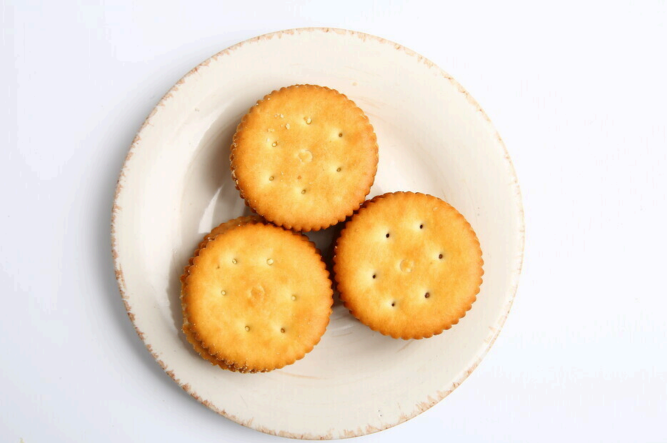
#> input picture images/plate_real.png, 1333 x 886 px (shown at 1/2 size)
$ python task1_hough_circle.py
#> lines starting #> are read from the running program, lines starting #| are printed output that depends on the picture; after the words box and inside, x2 and y2 are one past the last pixel; in counts of white or black regions, pixels touching at a corner belong together
### utils.py
# -*- coding: utf-8 -*-
"""公共小工具：中文路径读写图片、显示窗口、拼图对照。

为什么单独放一个文件？
因为读图、存图、开窗口这几件事每个脚本都要做，
写一遍之后调用，主程序里就只剩下和算法相关的代码，看得更清楚。
"""

import os

import cv2
import numpy as np


def imread_unicode(path, flags=cv2.IMREAD_COLOR):
    """读取图片，支持中文路径。

    cv2.imread 在 Windows 上遇到中文路径会「不报错、直接返回 None」，
    所以这里先用 numpy 把文件读成字节流，再交给 cv2.imdecode 解码。
    """
#> called with path = 'images/plate_real.png', flags = 1
    if not os.path.exists(path):
        raise FileNotFoundError(f"找不到图片：{os.path.abspath(path)}")
    data = np.fromfile(path, dtype=np.uint8)
    img = cv2.imdecode(data, flags)
#> img is the input picture: shape (886, 1333, 3); mean B, G, R 202.5, 221.1, 235.8
    if img is None:
        raise ValueError(f"图片解码失败，可能不是有效的图片文件：{path}")
    return img


def imwrite_unicode(path, img):
    """保存图片，同样支持中文路径。"""
    folder = os.path.dirname(os.path.abspath(path))
    os.makedirs(folder, exist_ok=True)
    ext = os.path.splitext(path)[1]
    ok, buf = cv2.imencode(ext, img)
    if not ok:
        raise IOError(f"图片编码失败：{path}")
    buf.tofile(path)
    print(f"[已保存] {path}")


def show(title, img, enabled=True):
    """弹出一个窗口显示图片。

    enabled=False 时只跳过显示，不影响存图（在没有图形界面的环境里跑代码时用）。
    窗口用 WINDOW_NORMAL 并强制置顶，否则它会被 VS Code 挡在后面，
    看起来像「什么都没发生」，其实程序正卡在 waitKey 上等按键。
    """
    if not enabled:
        return
    cv2.namedWindow(title, cv2.WINDOW_NORMAL)
    cv2.setWindowProperty(title, cv2.WND_PROP_TOPMOST, 1)
    cv2.imshow(title, img)


def wait_and_close(enabled=True):
    """等任意键，然后关掉所有窗口。"""
    if not enabled:
        return
    print(">>> 在弹出的窗口里按任意键继续（关闭窗口后程序会自动往下走）")
    cv2.waitKey(0)
    cv2.destroyAllWindows()


def gray_to_bgr(gray):
    """把灰度图转成三通道，方便和彩色图并排放。"""
    return cv2.cvtColor(gray, cv2.COLOR_GRAY2BGR)


def hstack_same_height(images, gap=10, bg=255):
    """把几张高度不同的图并排拼在一起（高度统一到最高的那张）。"""
    h = max(im.shape[0] for im in images)
    padded = []
    for im in images:
        if im.shape[0] != h:
            scale = h / im.shape[0]
            im = cv2.resize(im, (int(im.shape[1] * scale), h))
        padded.append(im)
        padded.append(np.full((h, gap, 3), bg, np.uint8))
    return np.hstack(padded[:-1])


def title_bar(text, width, height=28, bg=40, fg=255):
    """生成一条带英文标题的深色横条，用来给对照图做标注。

    cv2.putText 只能写英文，中文会变成问号，所以标题一律用英文。
    """
    bar = np.full((height, width, 3), bg, np.uint8)
    cv2.putText(bar, text, (8, height - 9), cv2.FONT_HERSHEY_SIMPLEX,
                0.6, (fg, fg, fg), 1, cv2.LINE_AA)
    return bar


def with_title(img, text):
    """给图片顶部加一条标题条。"""
    bar = title_bar(text, img.shape[1])
    return np.vstack([bar, img])

### task1_hough_circle.py
# -*- coding: utf-8 -*-

import argparse

import cv2
import numpy as np

from utils import (gray_to_bgr, hstack_same_height, imread_unicode,
                   imwrite_unicode, show, wait_and_close, with_title)

BLUR_KSIZE = (9, 9)
BLUR_SIGMA = 2.0
CANNY_HIGH = 50
PLATE_CANNY_HIGH = 60
PLATE_R_MIN_RATIO = 0.35
PLATE_R_MAX_RATIO = 0.55
PLATE_PARAM2 = 20
COOKIE_R_MIN_RATIO = 0.09
COOKIE_R_MAX_RATIO = 0.20
COOKIE_PARAM2 = 25


def hough_circles(gray, dp, min_dist, param1, param2, r_min, r_max):
    found = cv2.HoughCircles(
        gray, cv2.HOUGH_GRADIENT,
        dp=dp, minDist=min_dist,
        param1=param1, param2=param2,
        minRadius=int(r_min), maxRadius=int(r_max),
    )
    # 一个都没检到时返回的是 None，不是空数组，直接取下标会 TypeError
    if found is None:
        return np.empty((0, 3), dtype=int)
    return np.round(found[0]).astype(int)


def draw_circles(img, circles, color, label, thickness=2):
    for x, y, r in circles:
        x, y, r = int(x), int(y), int(r)
        cv2.circle(img, (x, y), r, color, thickness, cv2.LINE_AA)
        cv2.circle(img, (x, y), 3, color, -1, cv2.LINE_AA)
        cv2.putText(img, label, (x - r, y - 10), cv2.FONT_HERSHEY_SIMPLEX,
                    0.7, color, 2, cv2.LINE_AA)


def main():
    parser = argparse.ArgumentParser()
    parser.add_argument("--image", default="images/plate_real.png")
    parser.add_argument("--no-show", action="store_true")
    args = parser.parse_args()

    img = imread_unicode(args.image)
    h, w = img.shape[:2]
#> h = 886; w = 1333
    short = min(h, w)
#> short = 886
    print(f"读入图片：{args.image}  尺寸 {w}x{h}（短边 {short}）")
#| 读入图片：images/plate_real.png  尺寸 1333x886（短边 886）

    gray = cv2.cvtColor(img, cv2.COLOR_BGR2GRAY)
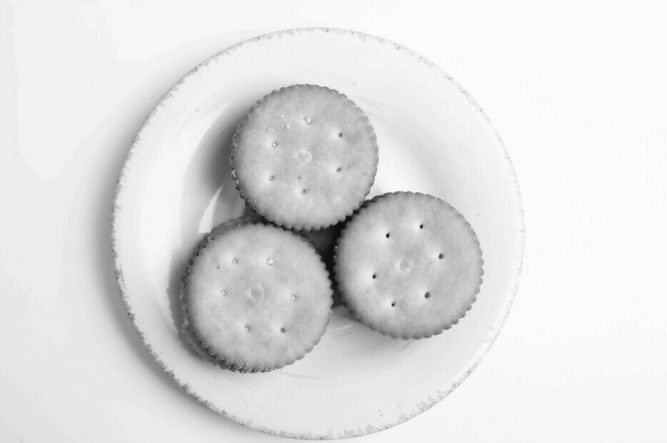
#> gray: shape (886, 1333) (shown at 1/2 size); min 9, max 254, mean 223.5
    blur = cv2.GaussianBlur(gray, BLUR_KSIZE, BLUR_SIGMA)

    # 盘子和饼干的尺寸差 4 倍、边缘强弱也不同，一组参数只能折中，所以分两遍
    plates = hough_circles(
        blur, dp=1.0, min_dist=short * 0.5, param1=PLATE_CANNY_HIGH,
        param2=PLATE_PARAM2,
        r_min=short * PLATE_R_MIN_RATIO, r_max=short * PLATE_R_MAX_RATIO,
    )
#> in hough_circles, `found = cv2.HoughCircles( gray, cv2.HOUGH_GRADIENT, dp=dp, minDist=min..`: found = [[638.5, 472.5, 408.8]]
#> plates = [[638, 472, 409]]
    cookies = hough_circles(
        blur, dp=1.0, min_dist=short * 0.16, param1=CANNY_HIGH,
        param2=COOKIE_PARAM2,
        r_min=short * COOKIE_R_MIN_RATIO, r_max=short * COOKIE_R_MAX_RATIO,
    )
#> cookies = [[516, 596, 149], [810, 536, 155], [622, 314, 148]]

    print(f"检测到盘子 {len(plates)} 个：{plates.tolist()}")
#| 检测到盘子 1 个：[[638, 472, 409]]
    print(f"检测到饼干 {len(cookies)} 个：{cookies.tolist()}")
#| 检测到饼干 3 个：[[516, 596, 149], [810, 536, 155], [622, 314, 148]]

    result = img.copy()
    draw_circles(result, plates, (255, 0, 0), "Plate")
#> the loop in draw_circles, `for x, y, r in circles:` made 1 pass
    draw_circles(result, cookies, (0, 255, 0), "Cookie")
#> call 2 of draw_circles, with circles = array of shape (3, 3), color = (0, 255, 0), label = 'Cookie', thickness = 2
#> the loop in draw_circles (call 2), `for x, y, r in circles:` made 3 passes
#> after the loop in draw_circles (call 2), `for x, y, r in circles:`:
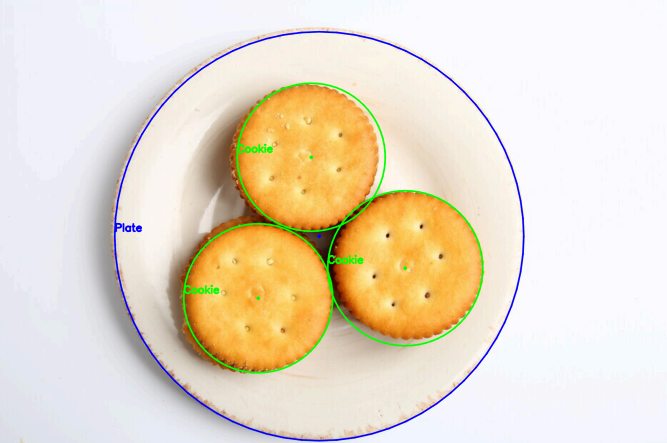
#> img: shape (886, 1333, 3) (shown at 1/2 size); mean B, G, R 202.2, 220.7, 232.2
    imwrite_unicode("results/task1_result.png", result)

    edges = cv2.Canny(blur, CANNY_HIGH // 2, CANNY_HIGH)
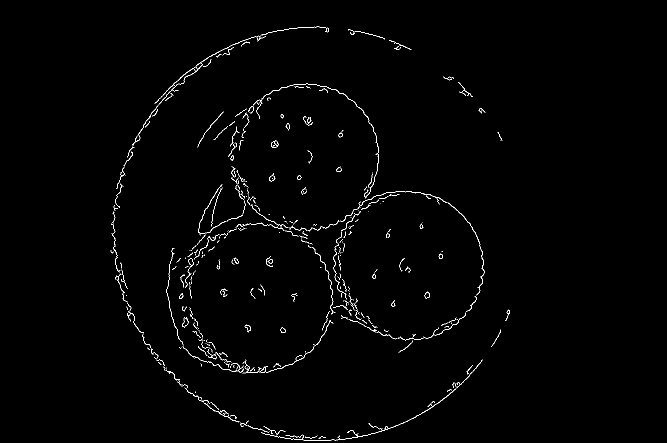
#> edges: shape (886, 1333) (shown at 1/2 size); 0.96% white in thin lines or dots, all inside (x1, y1, x2, y2) = (221, 53, 1020, 882)
    steps = hstack_same_height([
        with_title(gray_to_bgr(gray), "1. Gray"),
        with_title(gray_to_bgr(edges), "2. Canny"),
        with_title(result, "3. Result"),
    ])
#> in with_title, `return np.vstack([bar, img])`:
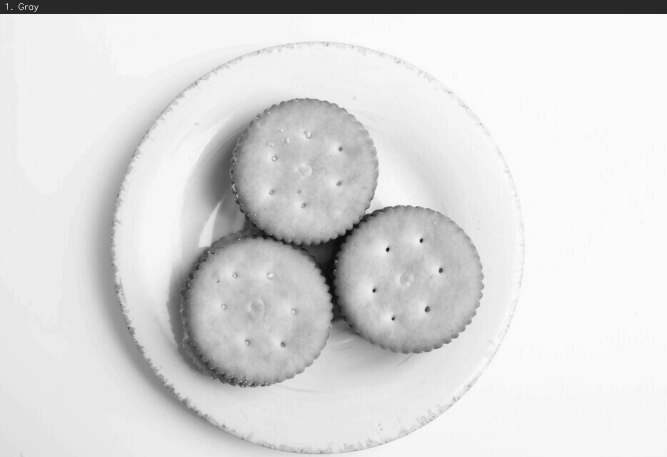
#> returned value: shape (914, 1333, 3) (shown at 1/2 size); min 9, max 254, mean 217.9
#> call 2 of with_title, with text = '2. Canny'
#> in with_title (call 2), `return np.vstack([bar, img])`:
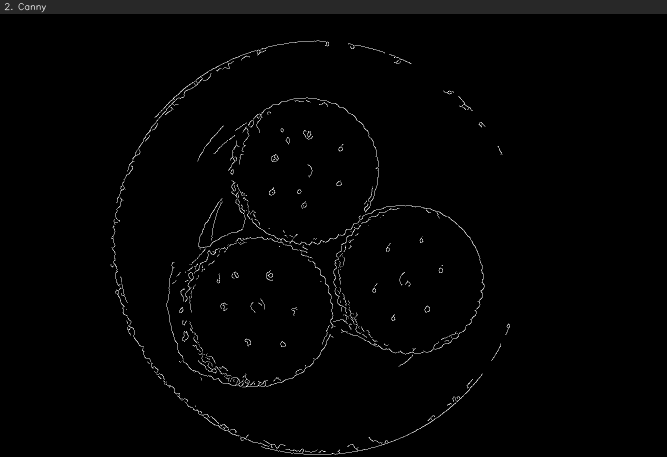
#> returned value: shape (914, 1333, 3) (shown at 1/2 size); min 0, max 255, mean 3.6
#> call 3 of with_title, with text = '3. Result'
#> in with_title (call 3), `return np.vstack([bar, img])`:
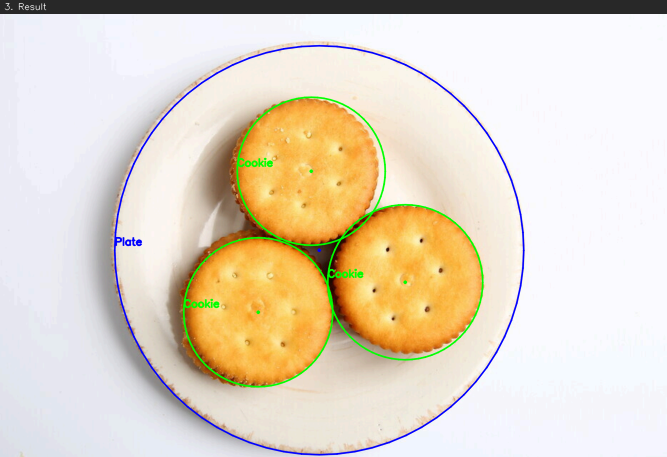
#> returned value: shape (914, 1333, 3) (shown at 1/2 size); mean of channels 0, 1, 2 197.3, 215.2, 226.3; drawn as B, G, R
#> in hstack_same_height, `h = max(im.shape[0] for im in images)`: h = 914
#> the loop in hstack_same_height, `for im in images:` made 3 passes
#> after the loop in hstack_same_height, `for im in images:`: padded = 6 items
#> in hstack_same_height, `return np.hstack(padded[:-1])`:
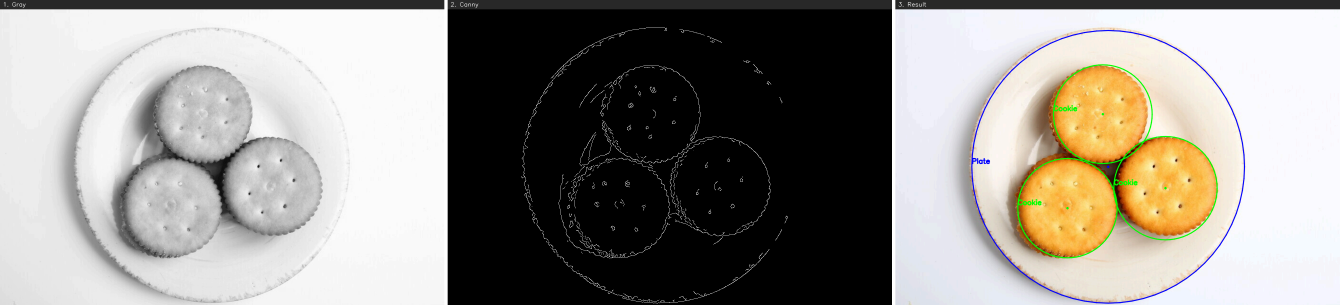
#> returned value: shape (914, 4019, 3) (shown at 1/3 size); mean of channels 0, 1, 2 140.2, 146.1, 149.8; drawn as B, G, R
    imwrite_unicode("results/task1_steps.png", steps)

    show("Task 01 Result", result, not args.no_show)
    wait_and_close(not args.no_show)


if __name__ == "__main__":
    main()

$ run again, with images/chart.png copied over images/plate_real.png
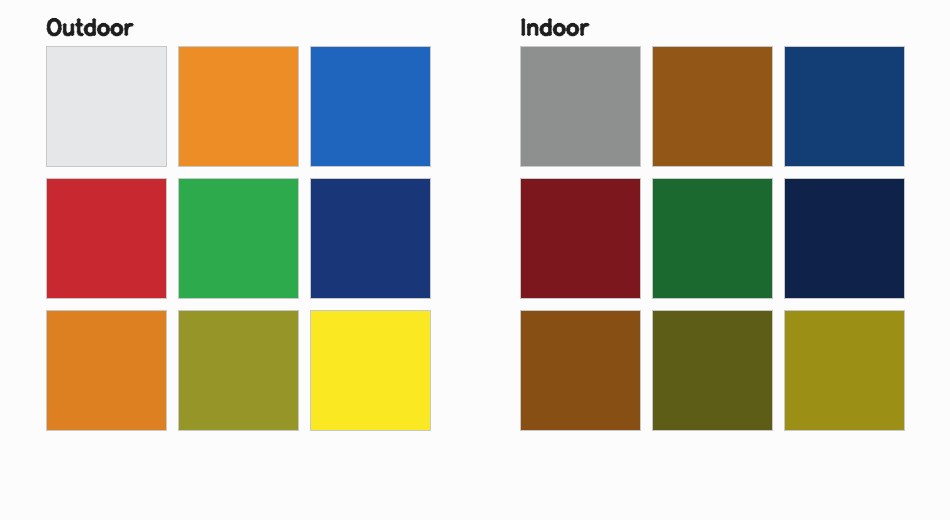
#> input picture images/chart.png, 950 x 520 px
#> in imread_unicode, img is the input picture: shape (520, 950, 3); mean B, G, R 158, 178.3, 184.8
#| 读入图片：images/plate_real.png  尺寸 950x520（短边 520）
#> found = None
#> plates = empty array
#| 检测到盘子 0 个：[]
#| 检测到饼干 0 个：[]
#> in main, `edges = cv2.Canny(blur, CANNY_HIGH // 2, CANNY_HIGH)`:
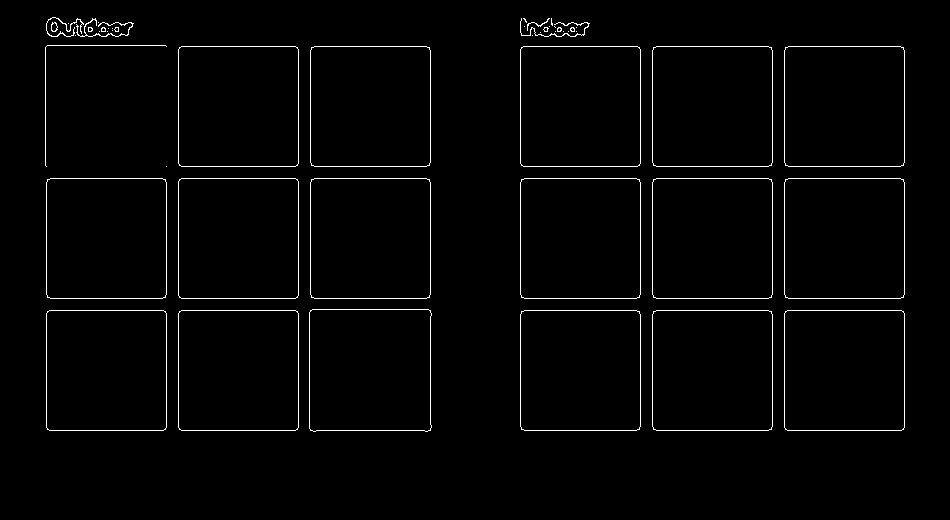
#> edges: shape (520, 950); 1.8% white in thin lines or dots, all inside (x1, y1, x2, y2) = (45, 17, 905, 432)
#> in hstack_same_height, `h = max(im.shape[0] for im in images)`: h = 548
#> the loop in hstack_same_height, `for im in images:` made 3 passes
#> after the loop in hstack_same_height, `for im in images:`: padded = 6 items
#> in hstack_same_height, `return np.hstack(padded[:-1])`:
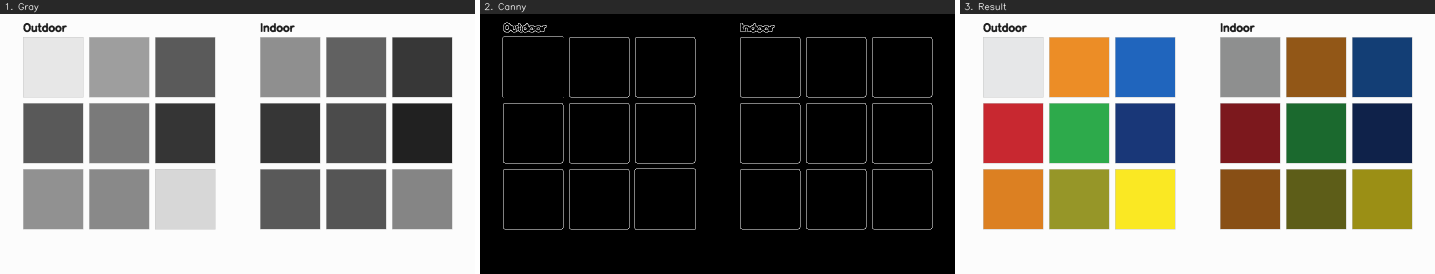
#> returned value: shape (548, 2870, 3) (shown at 1/2 size); mean of channels 0, 1, 2 110.8, 117.2, 119.3; drawn as B, G, R

$ run again, with images/chart_real.png copied over images/plate_real.png
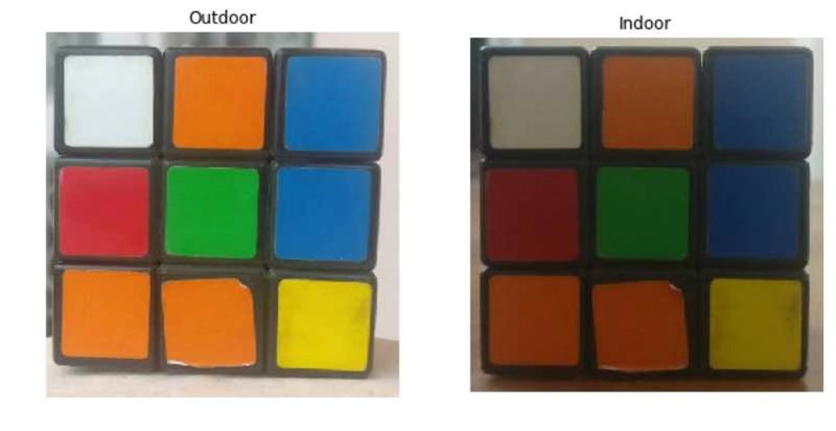
#> input picture images/chart_real.png, 836 x 431 px
#> in imread_unicode, img is the input picture: shape (431, 836, 3); mean B, G, R 126.9, 143.3, 153.3
#| 读入图片：images/plate_real.png  尺寸 836x431（短边 431）
#> found = [[233.5, 196.5, 180.9], [635.5, 218.5, 173.1]]
#> plates = [[234, 196, 181], [636, 218, 173]]
#> cookies = [[198, 94, 72], [88, 322, 75]]
#| 检测到盘子 2 个：[[234, 196, 181], [636, 218, 173]]
#| 检测到饼干 2 个：[[198, 94, 72], [88, 322, 75]]
#> the loop in draw_circles, `for x, y, r in circles:` made 2 passes
#> the loop in draw_circles (call 2), `for x, y, r in circles:` made 2 passes
#> in main, `edges = cv2.Canny(blur, CANNY_HIGH // 2, CANNY_HIGH)`:
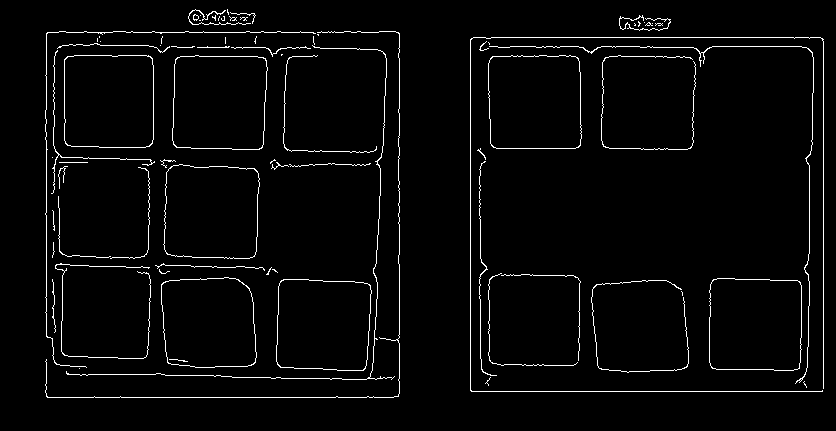
#> edges: shape (431, 836); 2.9% white in thin lines or dots, all inside (x1, y1, x2, y2) = (45, 9, 824, 398)
#> in hstack_same_height, `h = max(im.shape[0] for im in images)`: h = 459
#> the loop in hstack_same_height, `for im in images:` made 3 passes
#> after the loop in hstack_same_height, `for im in images:`: padded = 6 items
#> in hstack_same_height, `return np.hstack(padded[:-1])`:
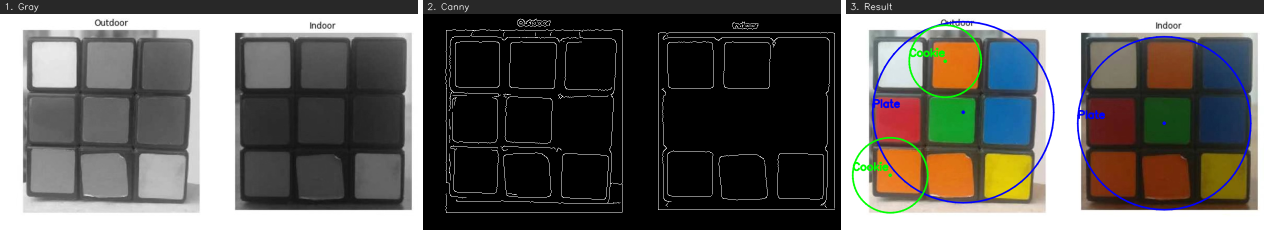
#> returned value: shape (459, 2528, 3) (shown at 1/2 size); mean of channels 0, 1, 2 91.7, 95.7, 97.6; drawn as B, G, R

$ run again, with images/plate.png copied over images/plate_real.png
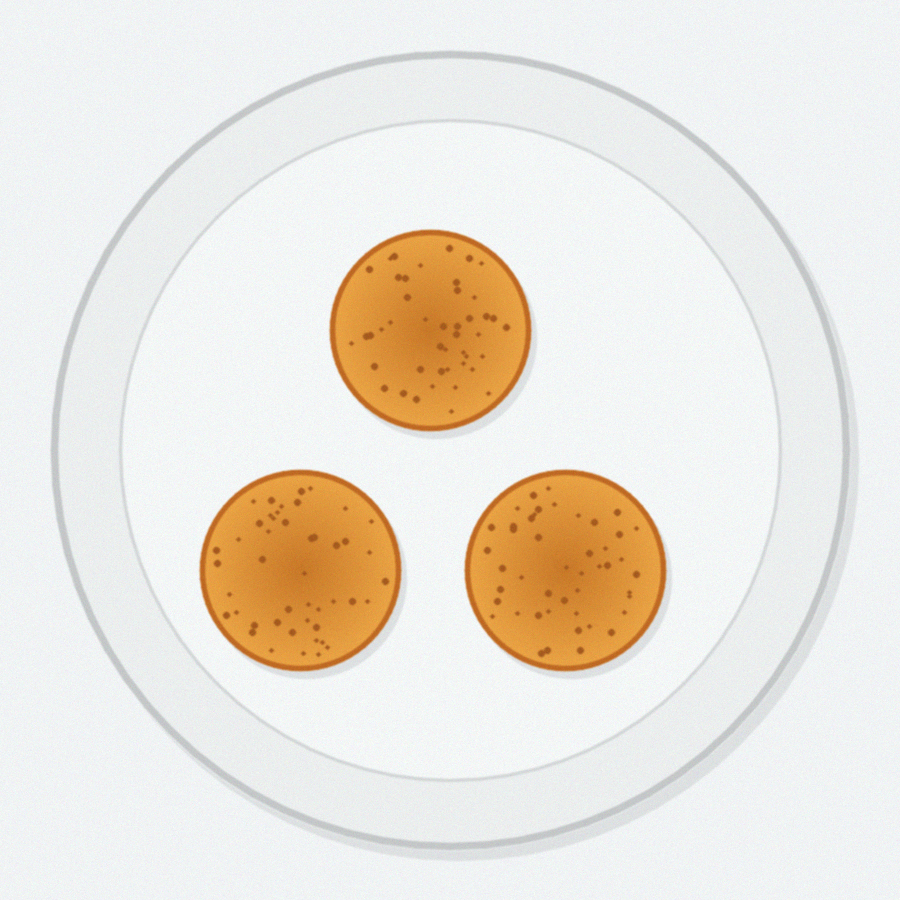
#> input picture images/plate.png, 900 x 900 px
#> in imread_unicode, img is the input picture: shape (900, 900, 3); mean B, G, R 219.6, 229.4, 235.6
#| 读入图片：images/plate_real.png  尺寸 900x900（短边 900）
#> found = [[450.5, 449.5, 392.1]]
#> plates = [[450, 450, 392]]
#> cookies = [[430, 330, 101], [300, 570, 95], [566, 568, 100]]
#| 检测到盘子 1 个：[[450, 450, 392]]
#| 检测到饼干 3 个：[[430, 330, 101], [300, 570, 95], [566, 568, 100]]
#> the loop in draw_circles, `for x, y, r in circles:` made 1 pass
#> the loop in draw_circles (call 2), `for x, y, r in circles:` made 3 passes
#> edges: shape (900, 900); 1.8% white in thin lines or dots, all inside (x1, y1, x2, y2) = (50, 50, 851, 850)
#> in hstack_same_height, `h = max(im.shape[0] for im in images)`: h = 928
#> the loop in hstack_same_height, `for im in images:` made 3 passes
#> after the loop in hstack_same_height, `for im in images:`: padded = 6 items
#> in hstack_same_height, `return np.hstack(padded[:-1])`:
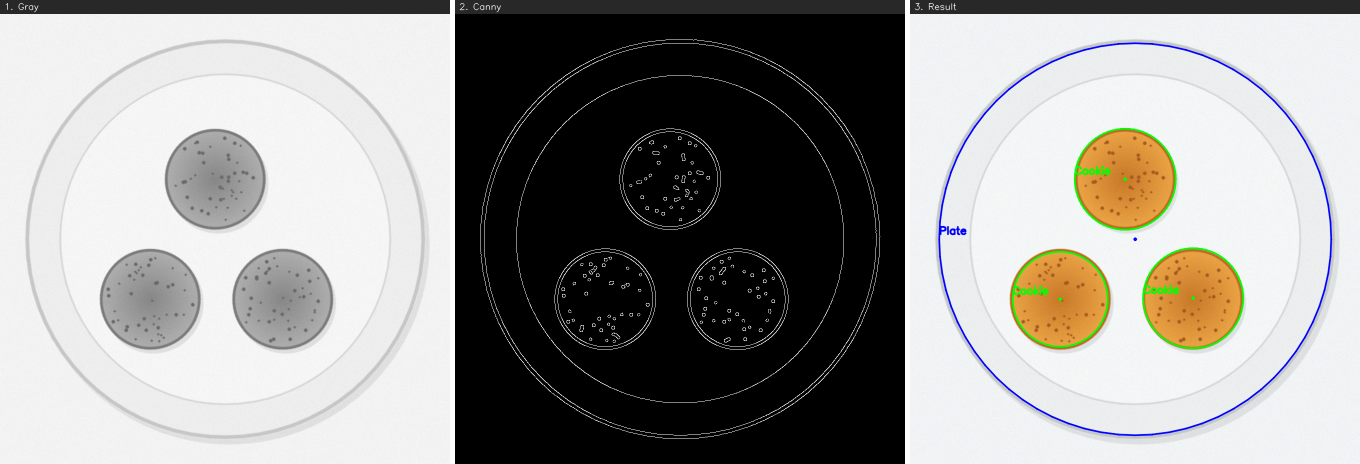
#> returned value: shape (928, 2720, 3) (shown at 1/2 size); mean of channels 0, 1, 2 148.7, 151.6, 152.6; drawn as B, G, R
